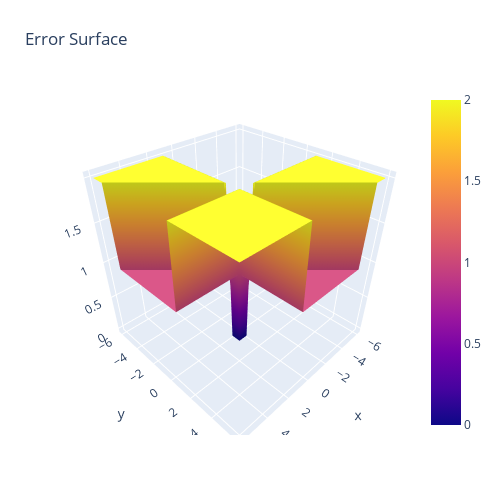

Notebook cell for this chart:
### Code cell
fig.show()

### Figure 1 — Plotly figure (JSON) as saved in the notebook; plotly's stock layout.template omitted (floating-point values rounded to 4 significant figures; data arrays with more than 128 entries replaced by an {"elided": "..."} marker saying what was removed)
{"data": [{"type": "surface", "x": {"elided": "100x100 float values"}, "y": {"elided": "100x100 float values"}, "z": {"elided": "100x100 int values"}}], "layout": {"autosize": false, "height": 500, "margin": {"b": 65, "l": 65, "r": 50, "t": 90}, "title": {"text": "Error Surface"}, "width": 500}}
